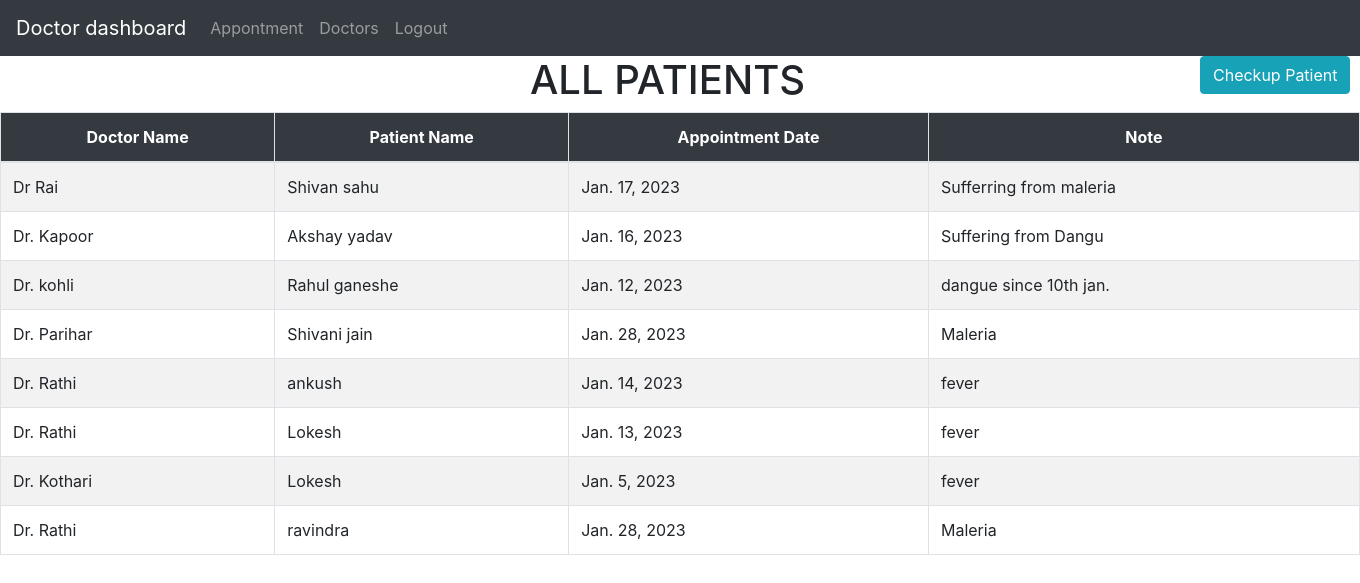
Screenshot of /doc_dashboard (signed in) with the database file from the repository.
### home/models.py (models this page shows, shortened)
class Patient(models.Model):
    doctors=models.ForeignKey(Doctors_name,on_delete=models.CASCADE)
    patient_name=models.CharField(max_length=50)
    date=models.DateField(auto_now=False)
    notes=models.TextField()

class Doctors_name(models.Model):
    dname=models.CharField(max_length=50)
    def __str__(self) -> str:
        return self.dname

### home/views.py (the view)
# urls.py: path('doc_dashboard',views.doc_dashboard),
@login_required
def doc_dashboard(request):
    doctors_name=Doctors_name.objects.all()
    doc=Doctor.objects.all()
    patients=Patient.objects.all()
    return render(request,'doc_dashboard.html',{'doctors_name':doctors_name,'doc':doc,'patients':patients})

### home/templates/doc_dashboard.html (shortened to what this page needs)
{% extends "navbar.html" %}
{% block nav %}
<head>
<link rel="stylesheet" href="https://cdn.jsdelivr.net/npm/bootstrap@4.0.0/dist/css/bootstrap.min.css">
</head>
<h1 style="float: left; padding-left: 530px;">ALL PATIENTS</h1>
<div style="padding-left: 1200px;">
   <button type="button" class="btn btn-info" data-toggle="modal" data-target="#exampleModal" data-whatever="@mdo">Checkup Patient</button>
</div>
<div >
  <table class="table table-bordered table-striped table-hover">
      <thead class="bg-dark text-white text-center">
          <tr>
              <th>Doctor Name</th>
              <th>Patient Name</th>
              <th>Appointment Date</th>
              <th>Note</th>
          </tr>
      </thead>
      <tbody>
          {% for i in patients %}
          <tr>
              <td>{{i.doctors}}</td>
              <td>{{i.patient_name}}</td>
              <td>{{i.date}}</td>
              <td>{{i.notes}}</td>
          </tr>
          {% endfor %}
      </tbody>
  </table>
</div>
{% endblock nav %}

### rows the page displays
Patient: doctors "Dr Rai", patient_name "Shivan sahu", date "Jan. 17, 2023", notes "Sufferring from maleria"
Patient: doctors "Dr. Kapoor", patient_name "Akshay yadav", date "Jan. 16, 2023", notes "Suffering from Dangu"
Patient: doctors "Dr. kohli", patient_name "Rahul ganeshe", date "Jan. 12, 2023", notes "dangue since 10th jan."
Patient: doctors "Dr. Parihar", patient_name "Shivani jain", date "Jan. 28, 2023", notes "Maleria"
Patient: doctors "Dr. Rathi", patient_name "ankush", date "Jan. 14, 2023", notes "fever"
Patient: doctors "Dr. Rathi", patient_name "Lokesh", date "Jan. 13, 2023", notes "fever"
Patient: doctors "Dr. Kothari", patient_name "Lokesh", date "Jan. 5, 2023", notes "fever"
Patient: doctors "Dr. Rathi", patient_name "ravindra", date "Jan. 28, 2023", notes "Maleria"
